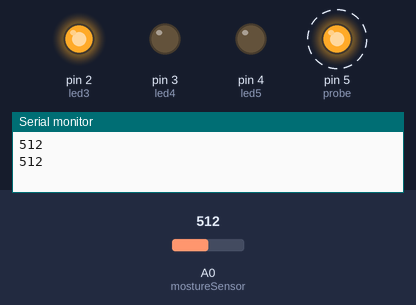
A sketch run on a simulated Arduino Uno, built with avr-gcc and run on an emulated ATmega328P. Parts: output pins drawn as LEDs (lit = HIGH), the last lines printed to the serial monitor. Dashed ring = blinking. Inputs (shaded band) come from the test bench; at power-on: A0 (mostureSensor) = 512. Pins used as bus, display or sensor lines are not drawn.

Above: at 3.3 s.
3.4 s: A0 (mostureSensor) set to 425
6.9 s: A0 (mostureSensor) set to 394
At 7.8 s:
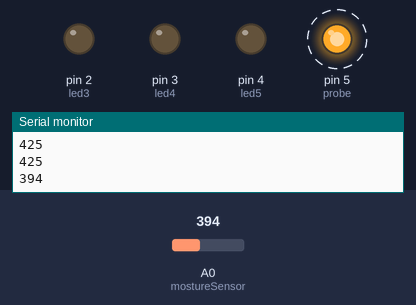
12.1 s: A0 (mostureSensor) set to 625
At 14.3 s:
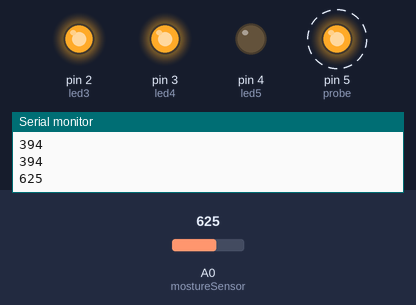
17.3 s: A0 (mostureSensor) set to 805
20.8 s: A0 (mostureSensor) set to 834
At 23.0 s:
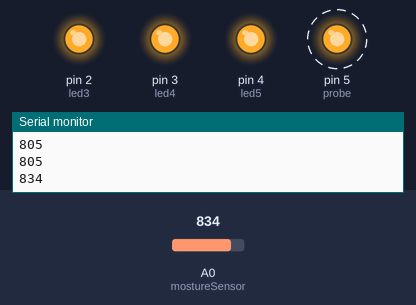
26.0 s: A0 (mostureSensor) set to 810
At 26.9 s:
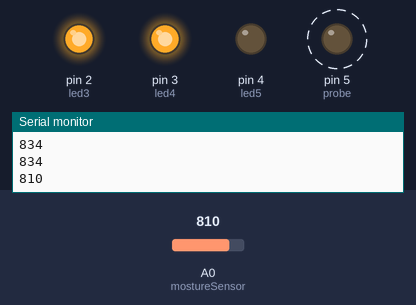
Timing chart, 0 to 32.2 s (numbered marks = the images above; inputs shaded):
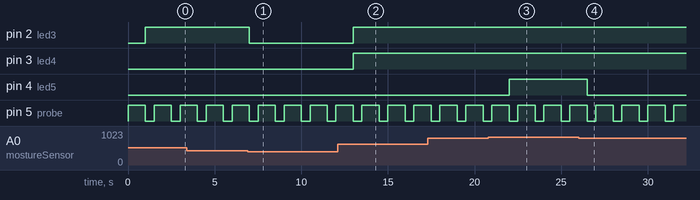

Measured:
- the behaviour switches between 410 and 409 on A0 (mostureSensor) (found by bisection; images 0 and 1)
- the behaviour switches between 819 and 820 on A0 (mostureSensor) (found by bisection; images 2 and 3)
- after the input at 6.9 s, pin 2 (led3): HIGH → LOW after 0.10 s
- after the input at 12.1 s, pin 2 (led3), pin 3 (led4): LOW → HIGH after 0.90 s
- after the input at 20.8 s, pin 4 (led5): LOW → HIGH after 1.2 s
- after the input at 26.0 s, pin 4 (led5): HIGH → LOW after 0.51 s
- by itself, pin 5 (probe): alternates HIGH for 1.0 s and LOW for 0.50 s

The sketch:

soil.ino
```cpp
int led1 =0;
int led2 =1;
int led3 =2;
int led4 =3;
int led5 =4;
int probe =5;
int mostureSensor = A0;
void setup() {
  // put your setup code here, to run once:
Serial.begin(9600);
pinMode(led1, OUTPUT);
pinMode(led2, OUTPUT);
pinMode(led3, OUTPUT);
pinMode(led4, OUTPUT);
pinMode(led5, OUTPUT);
pinMode(probe, OUTPUT);
}

// the loop routine runs over and over again forever:

void loop() {

// Power-up the probe and pause for the driver

digitalWrite(probe, HIGH);

delay(1000);

// read the input on analog pin 0:

int sensorValue = analogRead(mostureSensor);

// print out the value you read:

Serial.println(sensorValue);

if (sensorValue >= 820)

{
digitalWrite(led1, HIGH);

digitalWrite(led2, HIGH);

digitalWrite(led3, HIGH);

digitalWrite(led4, HIGH);

digitalWrite(led5, HIGH);

}

else if (sensorValue >= 615 && sensorValue < 820)

{

digitalWrite(led1, HIGH);

digitalWrite(led2, HIGH);

digitalWrite(led3, HIGH);

digitalWrite(led4, HIGH);

digitalWrite(led5, LOW);

}

else if (sensorValue >= 410 && sensorValue < 615)

{

digitalWrite(led1, HIGH);

digitalWrite(led2, HIGH);

digitalWrite(led3, HIGH);

digitalWrite(led4, LOW);

digitalWrite(led5, LOW);

}

else if (sensorValue >= 250 && sensorValue < 410)

{

digitalWrite(led1, HIGH);

digitalWrite(led2, HIGH);

digitalWrite(led3, LOW);

digitalWrite(led4, LOW);

digitalWrite(led5, LOW);

}

else if (sensorValue >= 0 && sensorValue < 250)

{

digitalWrite(led1, HIGH);

digitalWrite(led2, LOW);

digitalWrite(led3, LOW);

digitalWrite(led4, LOW);

digitalWrite(led5, LOW);

}

// Power-down the probe

digitalWrite(probe, LOW);

delay(500); // wait half an hour

}
```
